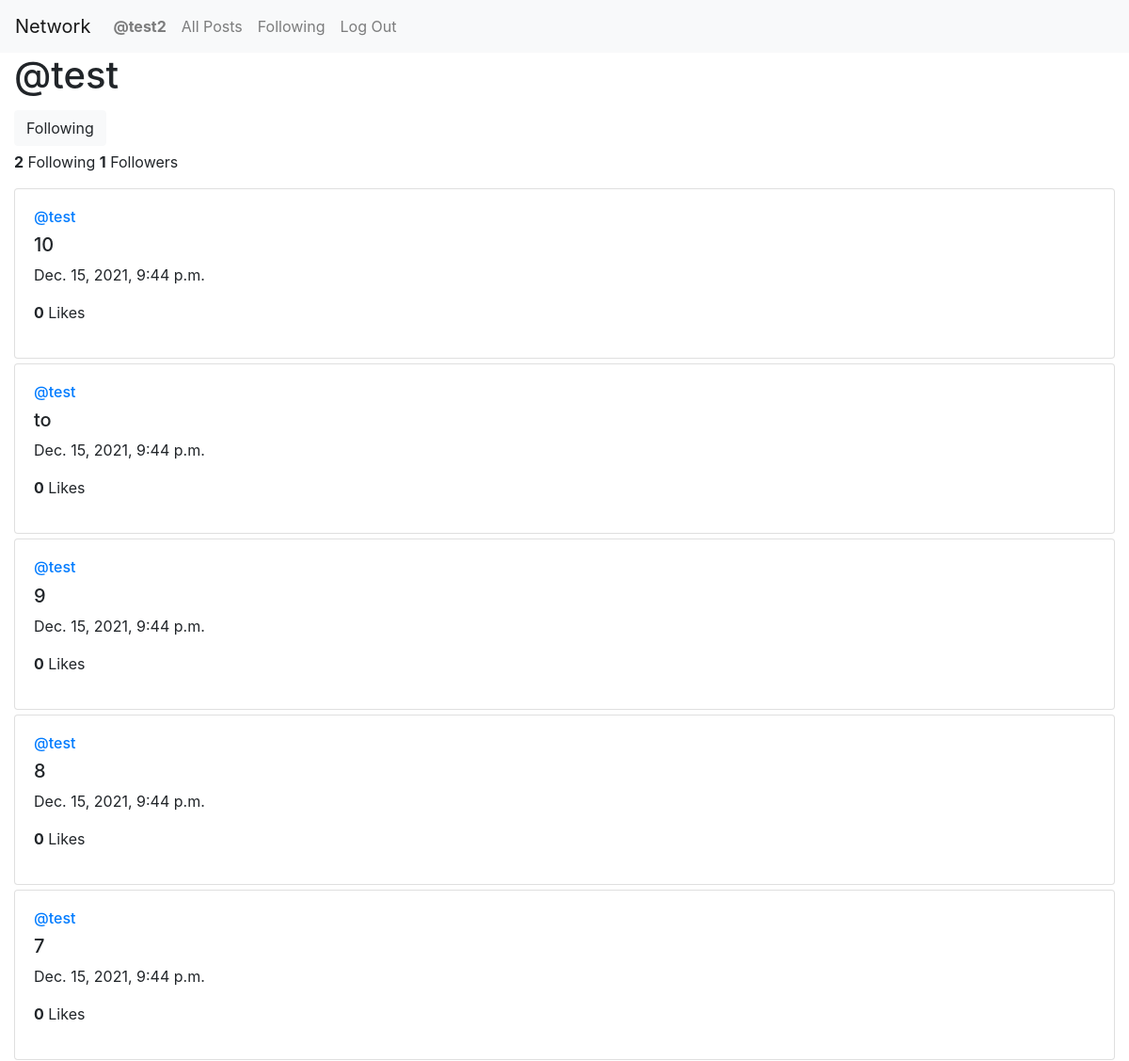
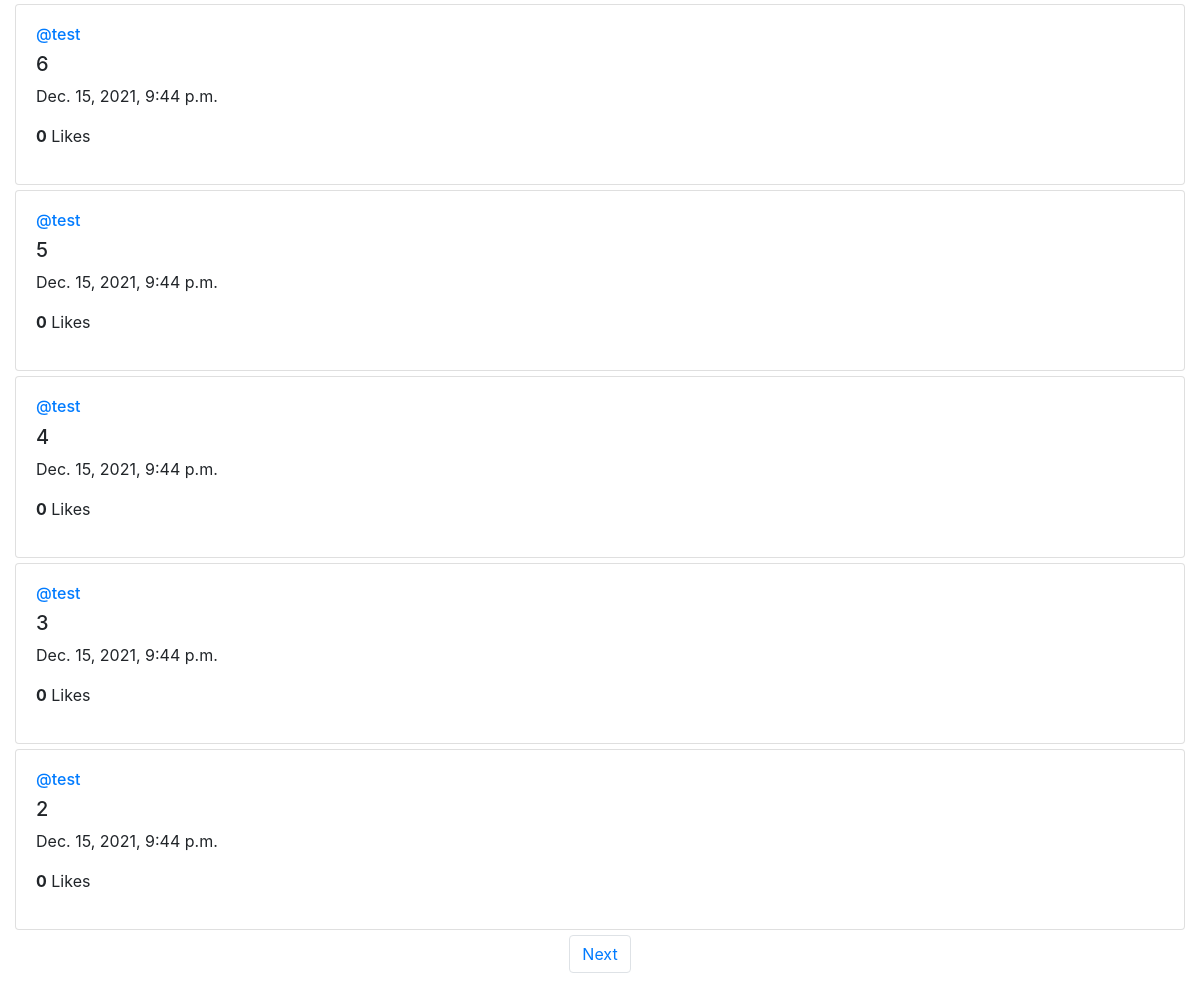
The page /test (signed in) on the database its author committed (2 pictures, top to bottom).
### network/models.py (models this page shows)
class User(AbstractUser):
    following = models.ManyToManyField("self", blank=True, symmetrical=False, related_name="followers")

class Post(models.Model):
    id = models.UUIDField(primary_key=True, default=uuid.uuid4, editable=False) # each post uniquely identified using UUID v4
    user = models.ForeignKey("User", on_delete=models.CASCADE, related_name="posts")
    text = models.TextField()
    created_at = models.DateTimeField(auto_now_add=True) # Automatically set the field to now when the post is created
    likes = models.IntegerField(default=0)

### network/views.py (the view)
# urls.py: path("<str:username>", views.profile_view , name="profile")
def profile_view(request, username):
    try:
        profile_user = User.objects.get(username=username)
        followers = profile_user.followers
        connected_username = request.user.username
        is_following = followers.filter(username=connected_username).count() > 0    # if 1 the connected user is already following
        connected_user = User.objects.get(username=connected_username)
        if request.method == "POST":
            if is_following:
                connected_user.following.remove(profile_user)
            else:
                connected_user.following.add(profile_user)
            is_following = followers.filter(username=connected_username).count() > 0    # if 1 the connected user is already following
        following_counter = profile_user.following.count()
        followers_counter = profile_user.followers.count()
        user_posts = Post.objects.filter(user=profile_user)
        user_posts = user_posts.order_by('-created_at')
        page_index = request.GET.get('page', 1) # Get the page index from the URL
        p = Paginator(user_posts, 10)
        try:
            c_page = p.page(page_index)
        except PageNotAnInteger:    # Get to the first page
            c_page = p.page(1)
        except EmptyPage:   # Get to the last existing page
            c_page = p.page(p.num_pages)
        return render(request, "network/profile.html", {
            "username": username,
            "following_counter": following_counter,
            "followers_counter": followers_counter,
            "c_page": c_page,
            "is_following": is_following
        })
    except:
        return error(request, "ERROR 404", "The requested page not found !")

### network/templates/network/profile.html (shortened to what this page needs)
{% extends "network/layout.html" %}
{% block body %}
    <h1>@{{username}}</h1>
    {% if user.is_authenticated and user.username != username %}
        <form action="{% url 'profile' username=username %}" method="post">
            {% if is_following %}
                <button type="submit" class="btn btn-light" style="margin: 5px 0;">Following</button>
            {% else %}
                <button type="submit" class="btn btn-dark" style="margin: 5px 0;">Follow</button>
            {% endif %}
        </form>
    {% endif %}
    <p><strong>{{following_counter}}</strong> Following <strong>{{followers_counter}}</strong> Followers</p>
    {% for post in c_page.object_list %}
    <div class="card" style="margin: 5px 0;">
        <div class="card-body">
            <a href="{% url 'profile' username=post.user.username %}"><h6>@{{ post.user }}</h6></a>
            <h5>{{ post.text }}</h5>
            <p>{{ post.created_at }}</p>
            <p><b>{{ post.likes }}</b> Likes</p>
        </div>
    </div>
    {% endfor %}
    {% if c_page.has_other_pages %}
    <nav aria-label="Page navigation">
        <ul class="pagination justify-content-center">
            {% if c_page.has_next %}
                <li class="page-item"><a class="page-link" href="?page={{ c_page.next_page_number }}">Next</a></li>
            {% endif %}
        </ul>
    </nav>
    {% endif %}
{% endblock %}

### network/templates/network/layout.html (shortened to what this page needs)
{% load static %}
<!DOCTYPE html>
<html lang="en">
    <head>
        <link rel="stylesheet" href="https://stackpath.bootstrapcdn.com/bootstrap/4.4.1/css/bootstrap.min.css">
        <link href="{% static 'network/styles.css' %}" rel="stylesheet">
    </head>
    <body>
        <nav class="navbar navbar-expand-lg navbar-light bg-light">
            <a class="navbar-brand" href="#">Network</a>
            <div>
              <ul class="navbar-nav mr-auto">
                {% if user.is_authenticated %}
                    <li class="nav-item">
                        <a class="nav-link" href="{% url 'profile' username=user.username %}"><strong>@{{ user.username }}</strong></a>
                    </li>
                {% endif %}
                <li class="nav-item">
                  <a class="nav-link" href="{% url 'index' %}">All Posts</a>
                </li>
                {% if user.is_authenticated %}
                    <li class="nav-item">
                        <a class="nav-link" href="{% url 'following' %}">Following</a>
                    </li>
                    <li class="nav-item">
                        <a class="nav-link" href="{% url 'logout' %}">Log Out</a>
                    </li>
                {% endif %}
              </ul>
            </div>
          </nav>
        <div class="container-fluid">
            {% block body %}
            {% endblock %}
        </div>
    </body>
</html>

### rows shown on the page
User: username "test2"
User: username "test"
Post: user "test", text "10", created_at "Dec. 15, 2021, 9:44 p.m.", likes "0"
Post: user "test", text "to", created_at "Dec. 15, 2021, 9:44 p.m.", likes "0"
Post: user "test", text "9", created_at "Dec. 15, 2021, 9:44 p.m.", likes "0"
Post: user "test", text "8", created_at "Dec. 15, 2021, 9:44 p.m.", likes "0"
Post: user "test", text "7", created_at "Dec. 15, 2021, 9:44 p.m.", likes "0"
Post: user "test", text "6", created_at "Dec. 15, 2021, 9:44 p.m.", likes "0"
Post: user "test", text "5", created_at "Dec. 15, 2021, 9:44 p.m.", likes "0"
Post: user "test", text "4", created_at "Dec. 15, 2021, 9:44 p.m.", likes "0"
Post: user "test", text "3", created_at "Dec. 15, 2021, 9:44 p.m.", likes "0"
Post: user "test", text "2", created_at "Dec. 15, 2021, 9:44 p.m.", likes "0"

### other values the page prints
{{ following_counter }} "2"
{{ followers_counter }} "1"
